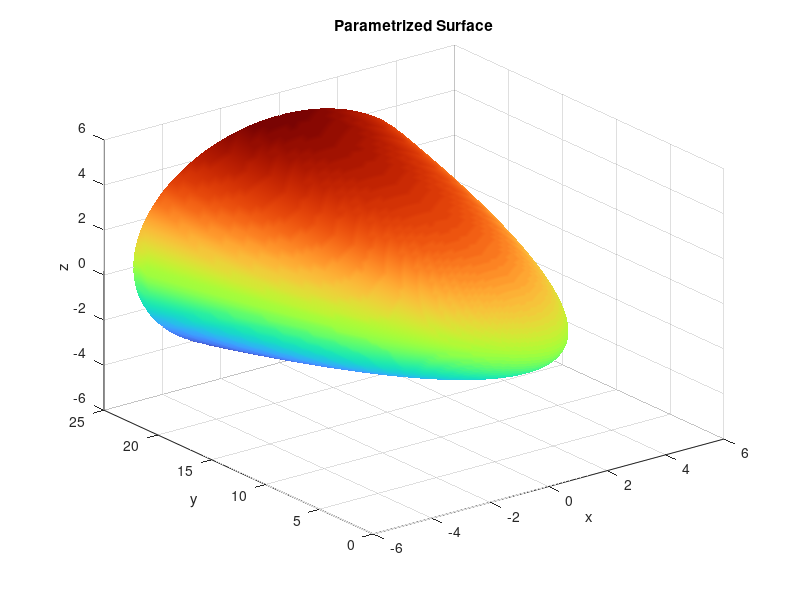

This figure's MATLAB source:
Q = [-2;-1;-1];
R = [0;-2;-1];
S = [-5;-1;-3];

u = R-Q;
disp(u);
v = S-Q;
disp(v);

resultVector = cross(u,v);
disp('Resulting vector from cross product:');
disp(resultVector);

disp('Question 10: Graphing a parametrized equation of a surface');
U = linspace(0,5,100);
V = linspace(0, 2*pi,100);
[u, v] = meshgrid(U,V);
X = u .* cos(v);
Y = u.^2;
Z = u .* sin(v);
surf(X,Y,Z);
xlabel('x');
ylabel('y');
zlabel('z');
title('Parametrized Surface');
shading interp;
colormap turbo;